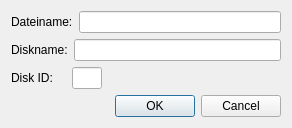
<?xml version="1.0" encoding="UTF-8"?>
<ui version="4.0">
 <class>FloppyNewD64Window</class>
 <widget class="QDialog" name="FloppyNewD64Window">
  <property name="geometry">
   <rect>
    <x>0</x>
    <y>0</y>
    <width>292</width>
    <height>123</height>
   </rect>
  </property>
  <property name="windowTitle">
   <string>Neues C64 Diskimage</string>
  </property>
  <layout class="QVBoxLayout" name="verticalLayout">
   <item>
    <layout class="QVBoxLayout" name="verticalLayout_2">
     <item>
      <layout class="QHBoxLayout" name="horizontalLayout_4">
       <item>
        <widget class="QLabel" name="label_3">
         <property name="sizePolicy">
          <sizepolicy hsizetype="Preferred" vsizetype="Preferred">
           <horstretch>0</horstretch>
           <verstretch>0</verstretch>
          </sizepolicy>
         </property>
         <property name="minimumSize">
          <size>
           <width>55</width>
           <height>0</height>
          </size>
         </property>
         <property name="text">
          <string>Dateiname:</string>
         </property>
        </widget>
       </item>
       <item>
        <widget class="QLineEdit" name="Filename"/>
       </item>
      </layout>
     </item>
     <item>
      <layout class="QHBoxLayout" name="horizontalLayout_3">
       <item>
        <widget class="QLabel" name="label_2">
         <property name="minimumSize">
          <size>
           <width>55</width>
           <height>0</height>
          </size>
         </property>
         <property name="text">
          <string>Diskname:</string>
         </property>
        </widget>
       </item>
       <item>
        <widget class="QLineEdit" name="Diskname"/>
       </item>
      </layout>
     </item>
     <item>
      <layout class="QHBoxLayout" name="horizontalLayout_2">
       <item>
        <widget class="QLabel" name="label">
         <property name="minimumSize">
          <size>
           <width>55</width>
           <height>0</height>
          </size>
         </property>
         <property name="text">
          <string>Disk ID:</string>
         </property>
        </widget>
       </item>
       <item>
        <widget class="QLineEdit" name="DIskID">
         <property name="maximumSize">
          <size>
           <width>30</width>
           <height>16777215</height>
          </size>
         </property>
         <property name="maxLength">
          <number>2</number>
         </property>
        </widget>
       </item>
       <item>
        <spacer name="horizontalSpacer">
         <property name="orientation">
          <enum>Qt::Horizontal</enum>
         </property>
         <property name="sizeHint" stdset="0">
          <size>
           <width>40</width>
           <height>20</height>
          </size>
         </property>
        </spacer>
       </item>
      </layout>
     </item>
    </layout>
   </item>
   <item>
    <layout class="QHBoxLayout" name="horizontalLayout">
     <item>
      <widget class="QDialogButtonBox" name="buttonBox">
       <property name="orientation">
        <enum>Qt::Horizontal</enum>
       </property>
       <property name="standardButtons">
        <set>QDialogButtonBox::Cancel|QDialogButtonBox::Ok</set>
       </property>
      </widget>
     </item>
    </layout>
   </item>
  </layout>
 </widget>
 <resources/>
 <connections>
  <connection>
   <sender>buttonBox</sender>
   <signal>accepted()</signal>
   <receiver>FloppyNewD64Window</receiver>
   <slot>accept()</slot>
   <hints>
    <hint type="sourcelabel">
     <x>248</x>
     <y>254</y>
    </hint>
    <hint type="destinationlabel">
     <x>157</x>
     <y>274</y>
    </hint>
   </hints>
  </connection>
  <connection>
   <sender>buttonBox</sender>
   <signal>rejected()</signal>
   <receiver>FloppyNewD64Window</receiver>
   <slot>reject()</slot>
   <hints>
    <hint type="sourcelabel">
     <x>316</x>
     <y>260</y>
    </hint>
    <hint type="destinationlabel">
     <x>286</x>
     <y>274</y>
    </hint>
   </hints>
  </connection>
 </connections>
</ui>
